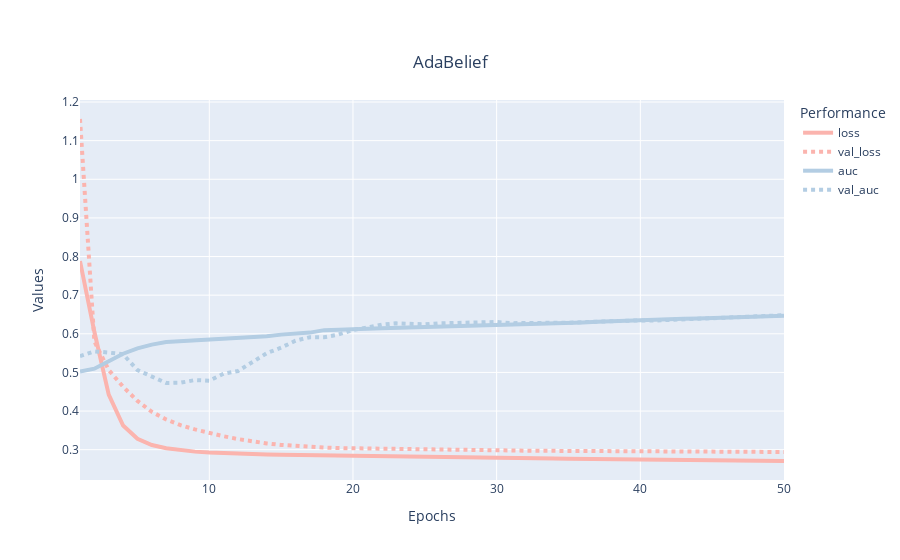
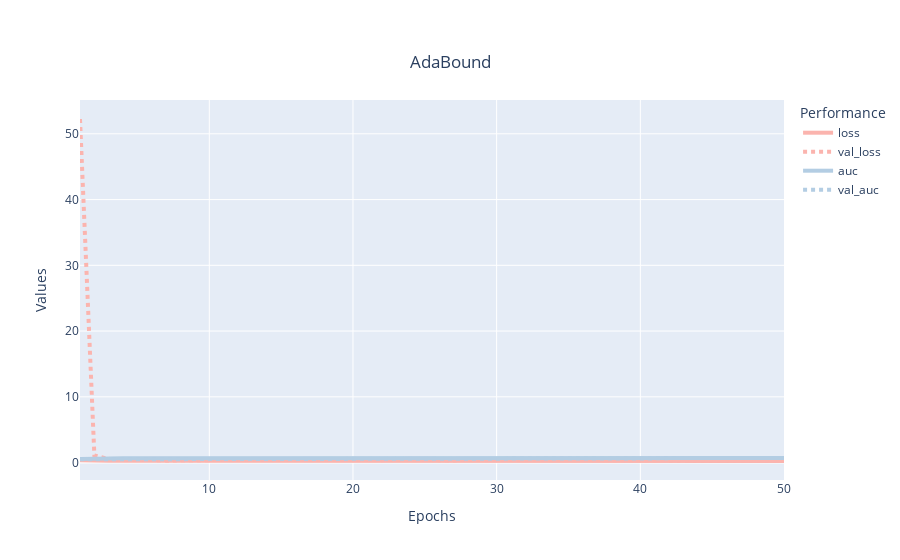
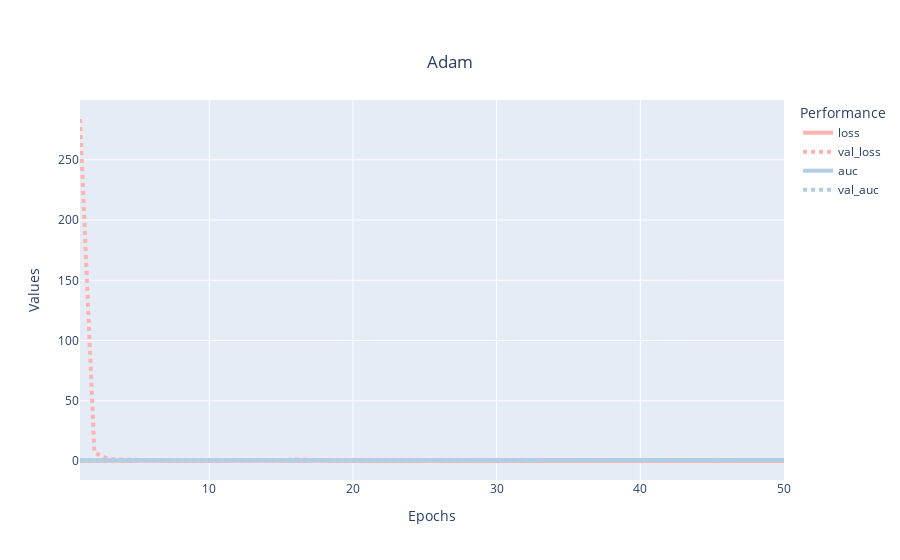
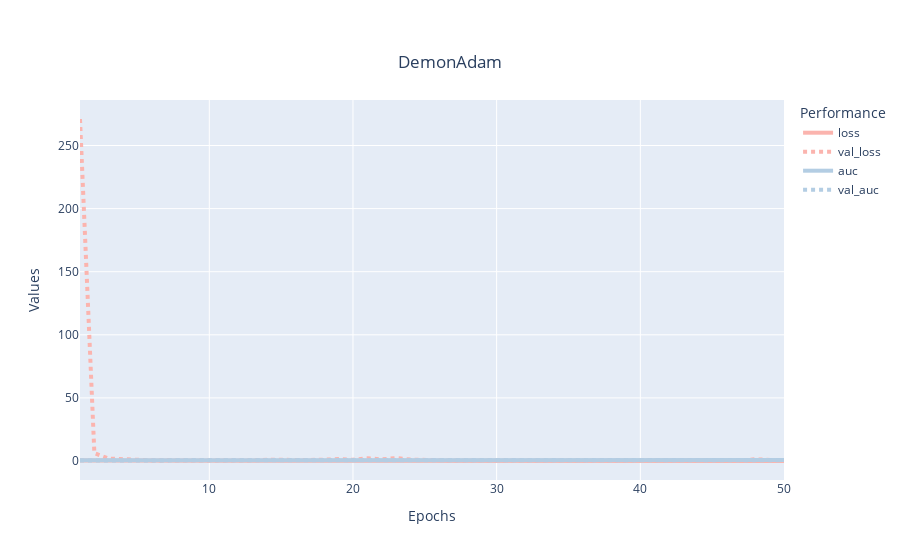

Notebook source saved alongside these figures, in order:
### Code cell
def optimizer_performance(df, optimizer):
    cols = list(filter(re.compile("val_.*").match, df.columns.tolist()))
    index = [k + 1 for k in df.index.tolist()]
    colors = px.colors.qualitative.Pastel1
    fig = go.Figure()

    for i in range(0, len(cols)):
        fig.add_trace(
            go.Scatter(
                x=index,
                y=df[cols[i].replace("val_", "")],
                name=cols[i].replace("val_", ""),
                line=dict(color=colors[i], width=4),
            )
        )
        fig.add_trace(
            go.Scatter(
                x=index,
                y=df[cols[i]],
                name=cols[i],
                line=dict(color=colors[i], width=4, dash="dot"),
            )
        )

    fig.update_layout(
        title={"text": optimizer, "x": 0.5, "y": 0.9},
        xaxis_title="Epochs",
        yaxis_title="Values",
        legend_title_text="Performance",
    )

    fig.show()


keys = list(dataset_list.keys())
for i in range(0, len(keys)):
    optimizer_performance(dataset_list[keys[i]], keys[i])
